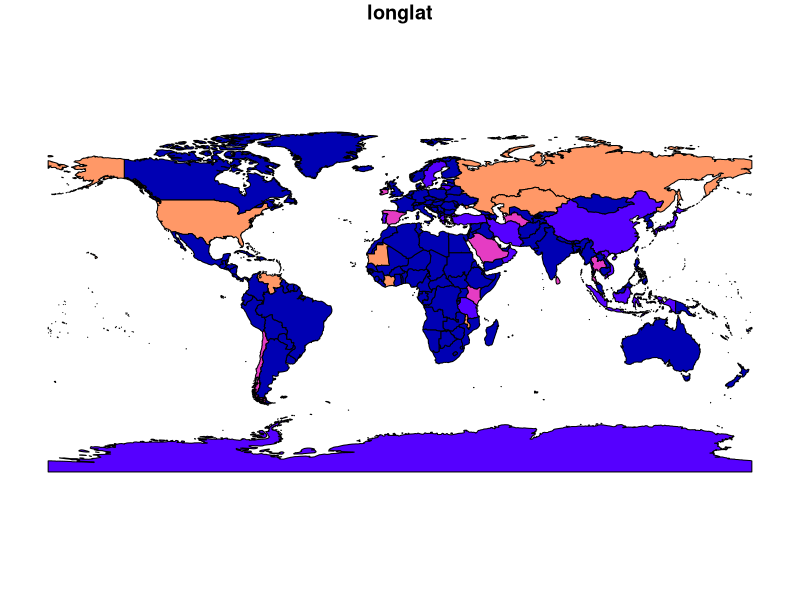
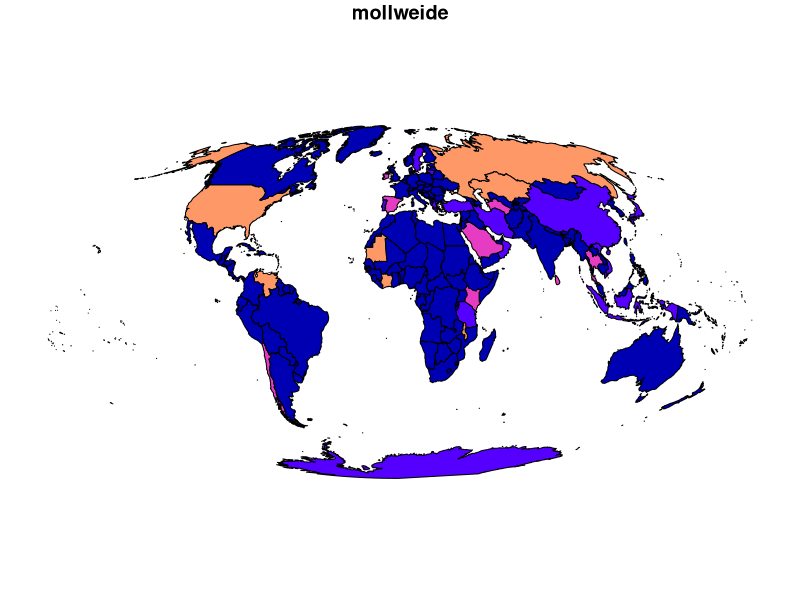
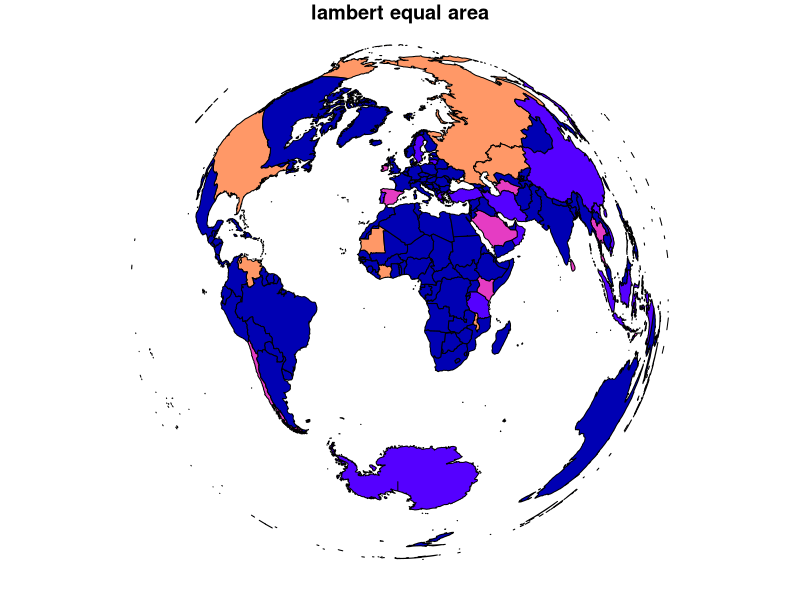
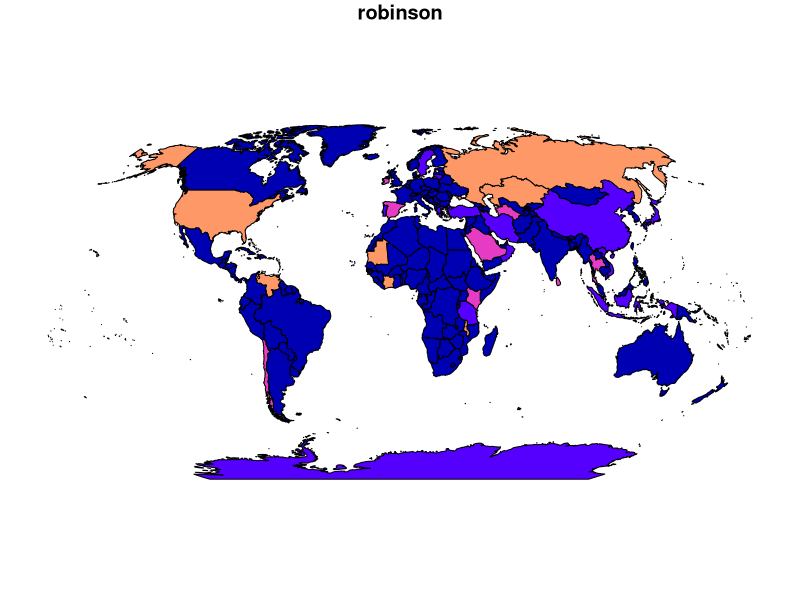

Here is the R script that generated these plots, in order:
## ---- chunk 1
knitr::include_graphics("https://github.com/sporella/30daymap/blob/master/plots/0_collage.png?raw=true")
## ---- chunk 2
library(sf)
library(rnaturalearth)
library(rnaturalearthdata)

world <- ne_countries(scale = "medium", returnclass = "sf")

plot(world[2], main = "longlat", key.pos = NULL)
plot(st_transform(world[2], "+proj=moll"), main = "mollweide", key.pos = NULL)
plot(st_transform(world[2], "+proj=laea"), main = "lambert equal area", key.pos = NULL)
plot(st_transform(world[2], "+proj=robin"), main = "robinson", key.pos = NULL)

## ---- chunk 3
knitr::include_graphics("https://github.com/sporella/30daymap/blob/master/plots/29_gfs.gif?raw=true")
## ---- chunk 4
knitr::include_graphics("https://github.com/sporella/30daymap/blob/master/plots/17_sudamerica1830.png?raw=true")
